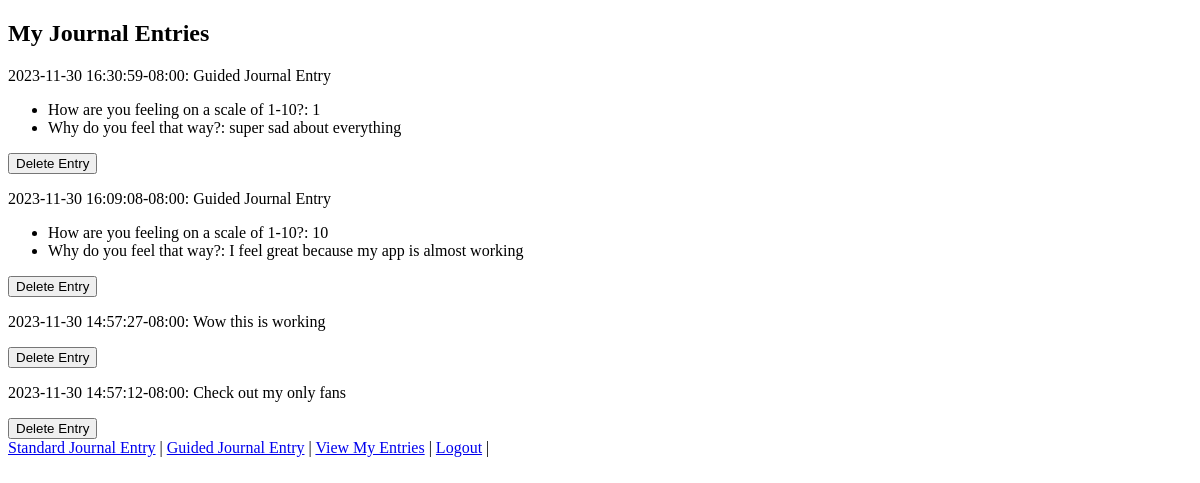
Before: /view_entries (signed in) with the older database file.
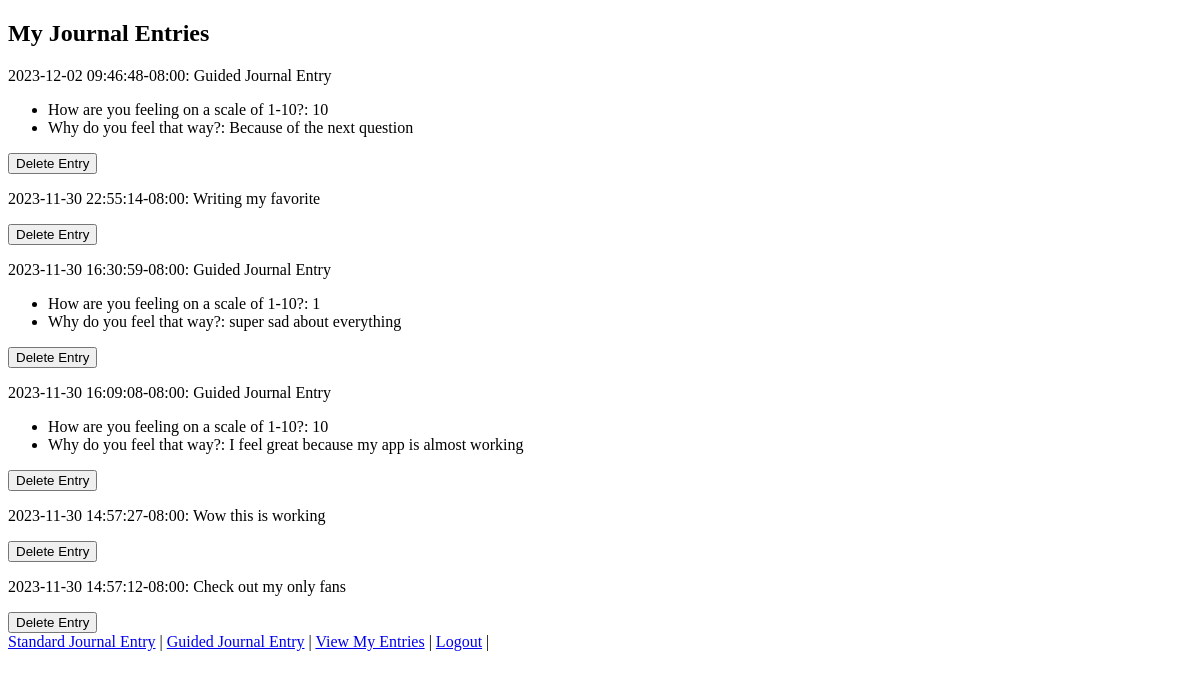
After: the same page with the newer database file.
### app.py (models this page shows)
class JournalEntry(db.Model):
    id = db.Column(db.Integer, primary_key=True)
    content = db.Column(db.Text, nullable=False)
    timestamp = db.Column(db.DateTime, server_default=db.func.now())
    user_id = db.Column(db.Integer, db.ForeignKey('user.id'), nullable=False)
    guided_responses = db.relationship('GuidedJournalResponse', order_by='GuidedJournalResponse.id', back_populates='journal_entry')

class GuidedJournalResponse(db.Model):
    id = db.Column(db.Integer, primary_key=True)
    journal_entry_id = db.Column(db.Integer, db.ForeignKey('journal_entry.id'), nullable=False)
    question = db.Column(db.String(250), nullable=False)
    response = db.Column(db.Text, nullable=False)
    journal_entry = db.relationship('JournalEntry', back_populates='guided_responses')

### app.py (the view)
@app.route('/view_entries')
@login_required
def view_entries():
    entries = JournalEntry.query.filter_by(user_id=current_user.id).order_by(JournalEntry.timestamp.desc()).all()
    local_timezone = pytz.timezone("America/Los_Angeles")  # Replace with your time zone
    for entry in entries:
        entry.local_timestamp = local_timezone.fromutc(entry.timestamp)
        entry.guided_responses_list = GuidedJournalResponse.query.filter_by(journal_entry_id=entry.id).all()
    return render_template('view_entries.html', entries=entries)

### app.py (called while the page is built)
@login_manager.user_loader
def load_user(user_id):
    return User.query.get(int(user_id))

### templates/view_entries.html (shortened to what this page needs)
<!DOCTYPE html>
<html>
<head>
</head>
<body>
    <h2>My Journal Entries</h2>
    {% for entry in entries %}
        <p>{{ entry.local_timestamp }}: {{ entry.content }}</p>
        {% if entry.guided_responses_list %}
            <ul>
                {% for response in entry.guided_responses_list %}
                    <li>{{ response.question }}: {{ response.response }}</li>
                {% endfor %}
            </ul>
        {% endif %}
            <form action="{{ url_for('delete_entry', entry_id=entry.id) }}" method="post">
                <input type="submit" value="Delete Entry">
            </form>
    {% endfor %}
    <a href="/add_entry">Standard Journal Entry</a> |
    <a href="/guided_entry">Guided Journal Entry</a> |
    <a href="/view_entries">View My Entries</a> |
    <a href="{{ url_for('logout') }}">Logout</a> |
</body>
</html>

Changed rows visible on the page:
added JournalEntry: local_timestamp "2023-12-02 09:46:48-08:00", content "Guided Journal Entry"
added GuidedJournalResponse: question "How are you feeling on a scale of 1-10?", response "10", shown under "2023-12-02 09:46:48-08:00"
added GuidedJournalResponse: question "Why do you feel that way?", response "Because of the next question", shown under "2023-12-02 09:46:48-08:00"
added JournalEntry: local_timestamp "2023-11-30 22:55:14-08:00", content "Writing my favorite"
